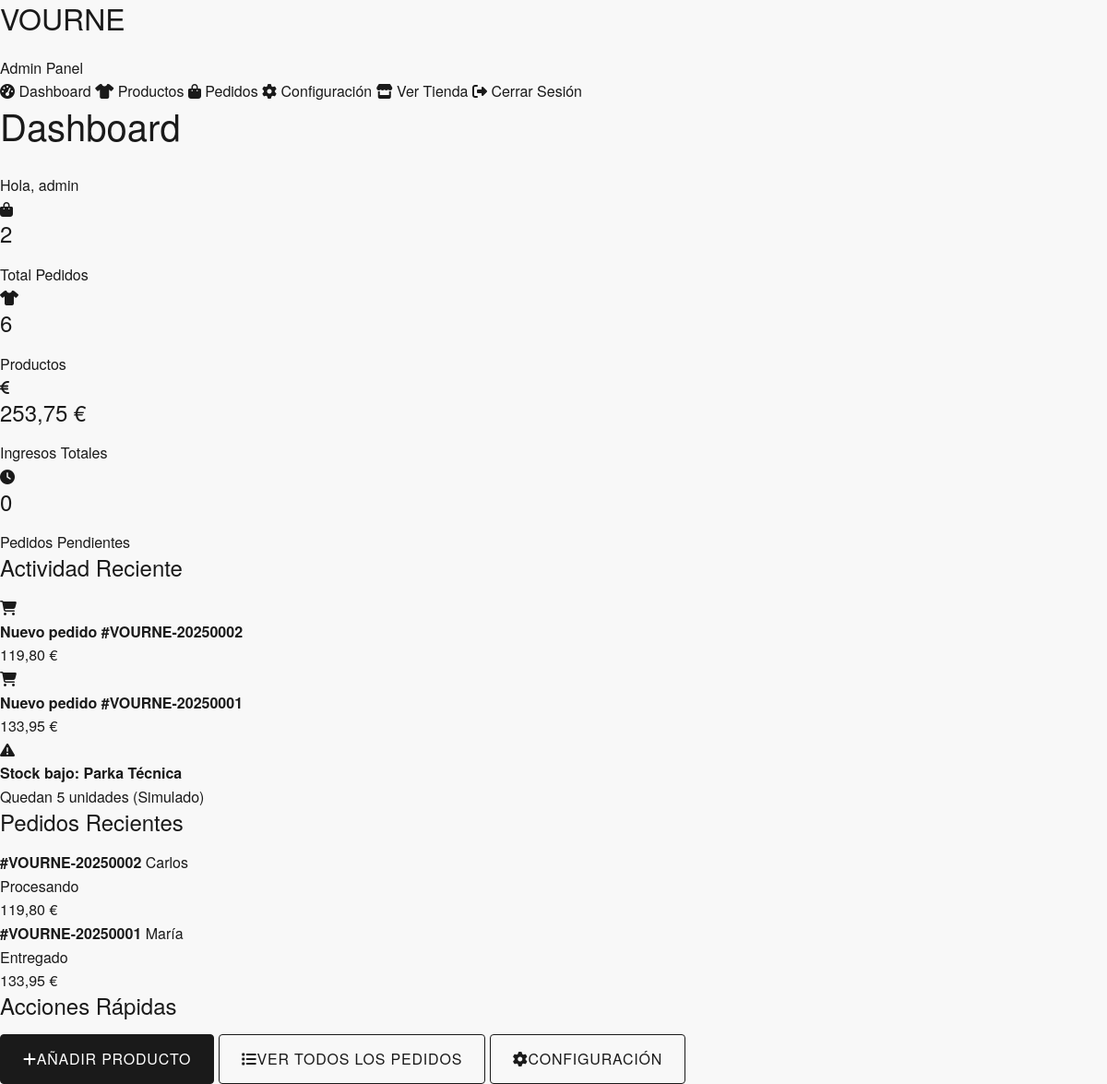
Page /admin/dashboard.php (signed in) on the committed database.
### tables this page shows
CREATE TABLE orders (
    id INT AUTO_INCREMENT PRIMARY KEY,
    order_number VARCHAR(50) UNIQUE NOT NULL,
    customer_id INT,
    customer_email VARCHAR(255) NOT NULL,
    customer_data JSON,
    items JSON NOT NULL,
    subtotal DECIMAL(10,2) NOT NULL,
    shipping_cost DECIMAL(10,2) NOT NULL,
    total_amount DECIMAL(10,2) NOT NULL,
    shipping_method VARCHAR(50),
    payment_method VARCHAR(50),
    payment_status ENUM('pending', 'completed', 'failed', 'refunded') DEFAULT 'pending',
    order_status ENUM('pending', 'processing', 'shipped', 'delivered', 'cancelled') DEFAULT 'pending',
    shipping_address JSON,
    notes TEXT,
    created_at TIMESTAMP DEFAULT CURRENT_TIMESTAMP,
    updated_at TIMESTAMP DEFAULT CURRENT_TIMESTAMP ON UPDATE CURRENT_TIMESTAMP,
    FOREIGN KEY (customer_id) REFERENCES customers(id)
);

### php/database.php (called while the page is built, shortened)
<?php
require_once 'config.php';
class Database {
    private $connection;
    public function __construct() {
        try {
            $this->connection = new PDO(
                "mysql:host=" . DB_HOST . ";dbname=" . DB_NAME . ";charset=utf8mb4",
                DB_USER,
                DB_PASS,
                [
                    PDO::ATTR_ERRMODE => PDO::ERRMODE_EXCEPTION,
                    PDO::ATTR_DEFAULT_FETCH_MODE => PDO::FETCH_ASSOC,
                    PDO::ATTR_EMULATE_PREPARES => false
                ]
            );
        } catch (PDOException $e) {
            die("Error de conexión: " . $e->getMessage());
        }
    }
    public function getOrders($limit = null) {
        $sql = "SELECT * FROM orders ORDER BY created_at DESC";
        if ($limit) {
            $sql .= " LIMIT ?";
            $stmt = $this->connection->prepare($sql);
            $stmt->execute([$limit]);
        } else {
            $stmt = $this->connection->prepare($sql);
            $stmt->execute();
        }
        return $stmt->fetchAll();
    }
    public function getOrderStats() {
        $stats = [];
        $sql = "SELECT COUNT(*) as total FROM orders";
        $stmt = $this->connection->prepare($sql);
        $stmt->execute();
        $stats['total_orders'] = $stmt->fetch()['total'];
        $sql = "SELECT COUNT(*) as pending FROM orders WHERE order_status = 'pending'";
        $stmt = $this->connection->prepare($sql);
        $stmt->execute();
        $stats['pending_orders'] = $stmt->fetch()['pending'];
        $sql = "SELECT SUM(total_amount) as revenue FROM orders WHERE payment_status = 'completed'";
        $stmt = $this->connection->prepare($sql);
        $stmt->execute();
        $stats['total_revenue'] = $stmt->fetch()['revenue'] ?: 0;
        $sql = "SELECT COUNT(*) as total FROM products WHERE active = 1";
        $stmt = $this->connection->prepare($sql);
        $stmt->execute();
        $stats['total_products'] = $stmt->fetch()['total'];
        return $stats;
    }
}
$database = new Database();
?>

### php/config.php (called while the page is built, shortened)
<?php
function format_currency($amount) {
    return number_format($amount, 2, ',', '.') . ' €';
}
?>

### admin/dashboard.php (the view, shortened to what this page needs)
<?php
require_once '../php/config.php';
require_once '../php/database.php';
$stats = $database->getOrderStats();
$total_orders = $stats['total_orders'] ?? 0;
$total_products = $stats['total_products'] ?? 0;
$total_revenue = $stats['total_revenue'] ?? 0;
$pending_orders = $stats['pending_orders'] ?? 0;
$recent_orders = $database->getOrders(5);
function format_order_status($status) {
    $statuses = [
        'pending' => 'Pendiente',
        'processing' => 'Procesando',
        'shipped' => 'Enviado',
        'delivered' => 'Entregado',
        'cancelled' => 'Cancelado'
    ];
    return $statuses[$status] ?? ucfirst($status);
}
function get_status_class($status) {
    $classes = [
        'pending' => 'pending',
        'processing' => 'processing',
        'shipped' => 'delivered',
        'delivered' => 'delivered',
        'cancelled' => 'cancelled'
    ];
    return $classes[$status] ?? 'info';
}
?>
<!DOCTYPE html>
<html lang="es">
<head>
    <link rel="stylesheet" href="../assets/css/main.css">
    <link rel="stylesheet" href="../assets/css/admin.css">
    <link rel="stylesheet" href="https://cdnjs.cloudflare.com/ajax/libs/font-awesome/6.4.0/css/all.min.css">
</head>
<body class="admin-dashboard">
    <div class="admin-layout">
        <aside class="admin-sidebar">
            <div class="sidebar-header">
                <h2>VOURNE</h2>
                <p>Admin Panel</p>
            </div>
            <nav class="sidebar-nav">
                <a href="dashboard.php" class="nav-item active">
                    <i class="fas fa-tachometer-alt"></i>
                    <span>Dashboard</span>
                </a>
                <a href="products.php" class="nav-item">
                    <i class="fas fa-tshirt"></i>
                    <span>Productos</span>
                </a>
                <a href="orders.php" class="nav-item">
                    <i class="fas fa-shopping-bag"></i>
                    <span>Pedidos</span>
                </a>
                <a href="settings.php" class="nav-item">
                    <i class="fas fa-cog"></i>
                    <span>Configuración</span>
                </a>
                <a href="../index.html" class="nav-item">
                    <i class="fas fa-store"></i>
                    <span>Ver Tienda</span>
                </a>
                <a href="?logout=1" class="nav-item logout">
                    <i class="fas fa-sign-out-alt"></i>
                    <span>Cerrar Sesión</span>
                </a>
            </nav>
        </aside>
        <main class="admin-main">
            <header class="admin-header">
                <h1>Dashboard</h1>
                <div class="admin-user">
                    <span>Hola, <?php echo $_SESSION['admin_username']; ?></span>
                </div>
            </header>
            <div class="admin-content">
                <div class="stats-grid">
                    <div class="stat-card">
                        <div class="stat-icon">
                            <i class="fas fa-shopping-bag"></i>
                        </div>
                        <div class="stat-info">
                            <h3><?php echo $total_orders; ?></h3>
                            <p>Total Pedidos</p>
                        </div>
                    </div>
                    <div class="stat-card">
                        <div class="stat-icon">
                            <i class="fas fa-tshirt"></i>
                        </div>
                        <div class="stat-info">
                            <h3><?php echo $total_products; ?></h3>
                            <p>Productos</p>
                        </div>
                    </div>
                    <div class="stat-card">
                        <div class="stat-icon">
                            <i class="fas fa-euro-sign"></i>
                        </div>
                        <div class="stat-info">
                            <h3><?php echo format_currency($total_revenue); ?></h3>
                            <p>Ingresos Totales</p>
                        </div>
                    </div>
                    <div class="stat-card">
                        <div class="stat-icon">
                            <i class="fas fa-clock"></i>
                        </div>
                        <div class="stat-info">
                            <h3><?php echo $pending_orders; ?></h3>
                            <p>Pedidos Pendientes</p>
                        </div>
                    </div>
                </div>
                <div class="content-grid">
                    <div class="content-card">
                        <h3>Actividad Reciente</h3>
                        <div class="activity-list">
                            <?php if (!empty($recent_orders)): ?>
                                <?php foreach ($recent_orders as $order): ?>
                                    <div class="activity-item">
                                        <div class="activity-icon success">
                                            <i class="fas fa-shopping-cart"></i>
                                        </div>
                                        <div class="activity-content">
                                            <p><strong>Nuevo pedido #<?php echo $order['order_number']; ?></strong></p>
                                            <span><?php echo format_currency($order['total_amount']); ?></span>
                                        </div>
                                    </div>
                                <?php endforeach; ?>
                            <?php else: ?>
                                <p>No hay actividad reciente.</p>
                            <?php endif; ?>
                            <div class="activity-item">
                                <div class="activity-icon warning">
                                    <i class="fas fa-exclamation-triangle"></i>
                                </div>
                                <div class="activity-content">
                                    <p><strong>Stock bajo: Parka Técnica</strong></p>
                                    <span>Quedan 5 unidades (Simulado)</span>
                                </div>
                            </div>
                        </div>
                    </div>
                    <div class="content-card">
                        <h3>Pedidos Recientes</h3>
                        <div class="orders-list">
                            <?php if (!empty($recent_orders)): ?>
                                <?php foreach ($recent_orders as $order):
                                    $customer_data = json_decode($order['customer_data'], true);
                                    $customer_name = $customer_data['firstName'] ?? 'Cliente';
                                ?>
                                    <div class="order-item">
                                        <div class="order-info">
                                            <strong>#<?php echo $order['order_number']; ?></strong>
                                            <span><?php echo $customer_name; ?></span>
                                        </div>
                                        <div class="order-status <?php echo get_status_class($order['order_status']); ?>">
                                            <?php echo format_order_status($order['order_status']); ?>
                                        </div>
                                        <div class="order-amount">
                                            <?php echo format_currency($order['total_amount']); ?>
                                        </div>
                                    </div>
                                <?php endforeach; ?>
                            <?php else: ?>
                                <p>No hay pedidos recientes.</p>
                            <?php endif; ?>
                        </div>
                    </div>
                </div>
                <div class="content-card">
                    <h3>Acciones Rápidas</h3>
                    <div class="quick-actions">
                        <a href="products.php?action=new" class="btn btn--primary">
                            <i class="fas fa-plus"></i>
                            Añadir Producto
                        </a>
                        <a href="orders.php" class="btn btn--secondary">
                            <i class="fas fa-list"></i>
                            Ver Todos los Pedidos
                        </a>
                        <a href="settings.php" class="btn btn--secondary">
                            <i class="fas fa-cog"></i>
                            Configuración
                        </a>
                    </div>
                </div>
            </div>
        </main>
    </div>
</body>
</html>

### assets/css/main.css (style rules this page uses)
:root { --primary: #1A1A1A; --secondary: #F8F8F8; --accent: #A8B3C4; --white: #FFFFFF; --text-dark: var(--primary); --text-light: #666666; --border: #E0E0E0; --success: #6aa84f; --error: #cc0000; --shadow-lg: 0 10px 40px rgba(0, 0, 0, 0.15); --font-family-primary: 'Helvetica Neue', Helvetica, Arial, sans-serif; --container-max-width: 1200px; }
*, *::before, *::after { box-sizing: border-box; margin: 0; padding: 0; }
body { font-family: var(--font-family-primary); line-height: 1.6; color: var(--text-dark); background-color: var(--secondary); -webkit-font-smoothing: antialiased; }
a { color: var(--primary); text-decoration: none; transition: color 0.3s ease; }
h1, h2, h3, h4 { margin-bottom: 0.7em; font-weight: 500; line-height: 1.2; }
h1 { font-size: 2.5rem; }
h2 { font-size: 2rem; }
h3 { font-size: 1.5rem; }
.btn { display: inline-flex; align-items: center; justify-content: center; padding: 0.8rem 1.5rem; border: 1px solid transparent; border-radius: 4px; cursor: pointer; font-size: 1rem; font-weight: 500; text-transform: uppercase; letter-spacing: 0.05em; transition: all 0.3s ease; }
.btn--primary { background-color: var(--primary); color: var(--white); border-color: var(--primary); }
.btn--secondary { background-color: transparent; color: var(--primary); border-color: var(--primary); }

### rows in the picture
orders: order_number "VOURNE-20250002", total_amount "119,80 €", customer_data "Carlos", order_status "Procesando"
orders: order_number "VOURNE-20250001", total_amount "133,95 €", customer_data "María", order_status "Entregado"

### other values in the picture
$_SESSION['admin_username'] "admin"
$total_orders "2"
$total_products "6"
format_currency($total_revenue) "253,75 €"
$pending_orders "0"
